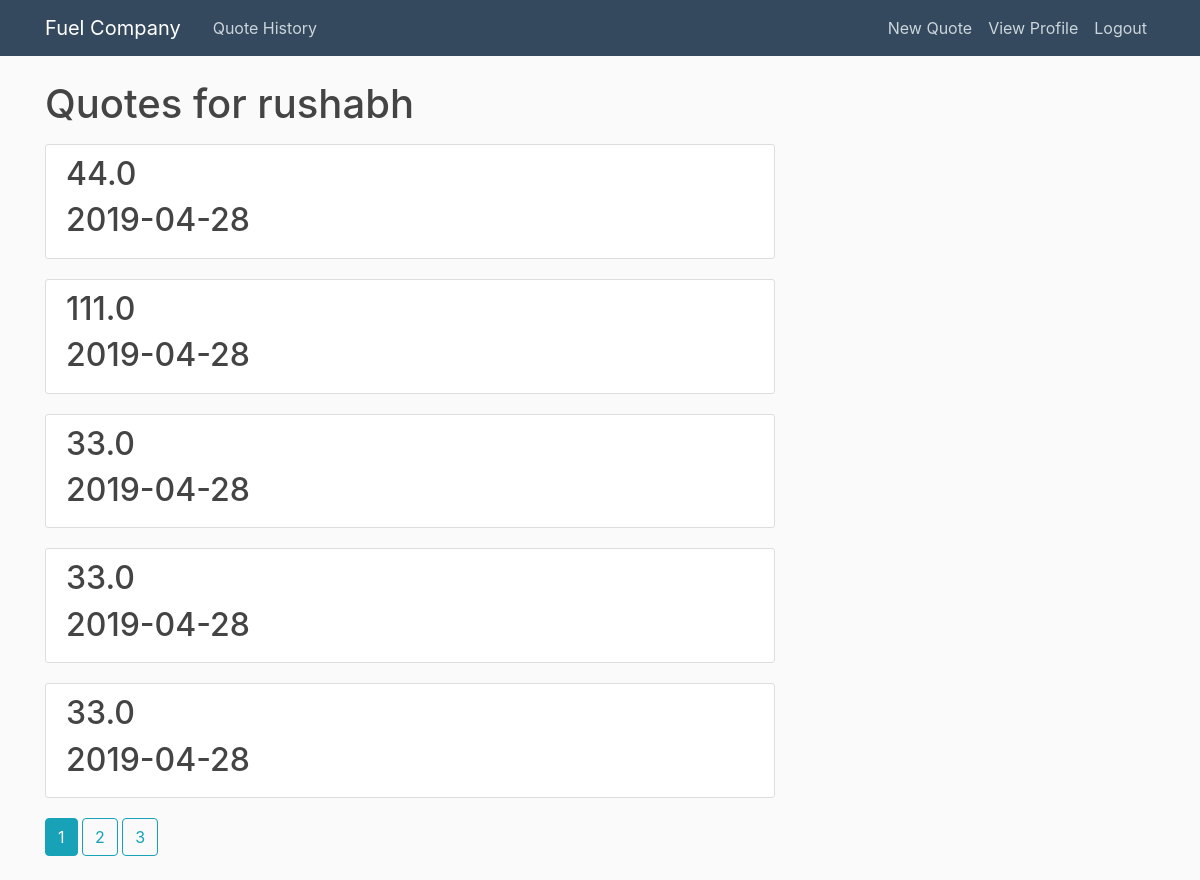
The page /history (signed in) on the database its author committed.
### app/models.py (models this page shows, shortened)
class User(db.Model, UserMixin):
    id = db.Column(db.Integer, primary_key=True)
    username = db.Column(db.String(20), unique=True, nullable=False)
    email = db.Column(db.String(120), unique=True, nullable=False)
    password = db.Column(db.String(60), nullable=False)
    quotes = db.relationship('Quote', backref='author', lazy=True)
    user_profile = db.relationship('UserProfile', backref='author', lazy=True, uselist=False)

class Quote(db.Model):
    id = db.Column(db.Integer, primary_key=True)
    gallons_requested = db.Column(db.Float(), nullable=False)
    date_requested = db.Column(db.Text(), nullable=False, default=datetime.utcnow)
    delivery_address = db.Column(db.String(120), nullable=False)
    suggested_price = db.Column(db.Float(), nullable=True)
    total_amount_due = db.Column(db.Float(), nullable=True)
    user_id = db.Column(db.Integer, db.ForeignKey('user.id'), nullable=False)

### app/users/routes.py (the view)
@users.route('/history')
@login_required
def history():
        page = request.args.get('page', 1, type=int)
        user = User.query.filter_by(username=current_user.username).first_or_404()
        quotes = Quote.query.filter_by(author=user).paginate(page=page, per_page=5)
        return render_template('history.html', quotes=quotes, user=user)

### app/models.py (called while the page is built)
@login_manager.user_loader
def load_user(user_id):
    return User.query.get(int(user_id))

### app/templates/history.html
{% extends "layout.html" %}
{% block content %}
<h1 class="mb-3">Quotes for {{ user.username }}</h1>
{% for quote in quotes.items %}
<article class="media content-section">
    <div class="media-body">
        <h2><a class="article-title" href="{{ url_for('quotes.quote', quote_id=quote.id) }}">{{ quote.gallons_requested
            }}</a>
        </h2>
        <h2><a class="article-title" href="#">{{ quote.date_requested }}</a></h2>
    </div>
</article>
{% endfor %}
{% for page_num in quotes.iter_pages(left_edge=1, right_edge=1, left_current=1, right_current=2) %}
{% if page_num %}
{% if quotes.page==page_num %}
<a class="btn btn-info mb-4" href="{{url_for('users.history',username=user.username,page=page_num) }}">{{ page_num
    }}</a>
{% else %}
<a class="btn btn-outline-info mb-4" href="{{url_for('users.history',username=user.username,page=page_num) }}">{{
    page_num
    }}</a>
{% endif %}
{% else %}
...
{% endif %}
{% endfor %}
{% endblock content %}

### app/static/main.css (style rules this page uses)
body { background: #fafafa; color: #333333; margin-top: 5rem; }
h1, h2, h3, h4, h5, h6 { color: #444444; }
.content-section { background: #ffffff; padding: 10px 20px; border: 1px solid #dddddd; border-radius: 3px; margin-bottom: 20px; }
.article-title { color: #444444; }

### rows shown on the page
User: username "rushabh"
Quote: gallons_requested "44.0", date_requested "2019-04-28"
Quote: gallons_requested "111.0", date_requested "2019-04-28"
Quote: gallons_requested "33.0", date_requested "2019-04-28"
Quote: gallons_requested "33.0", date_requested "2019-04-28"
Quote: gallons_requested "33.0", date_requested "2019-04-28"

### other values the page prints
{{ page_num }} "1"
{{ page_num }} "2" "3"
